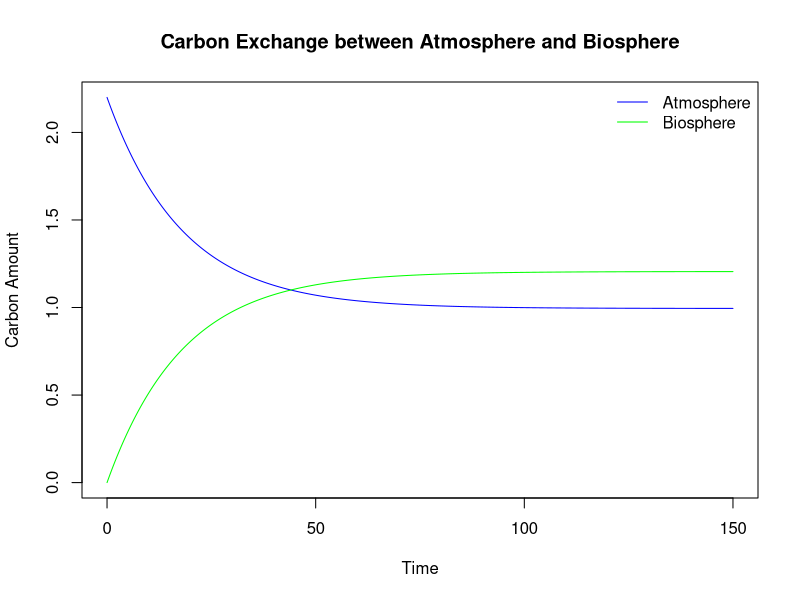
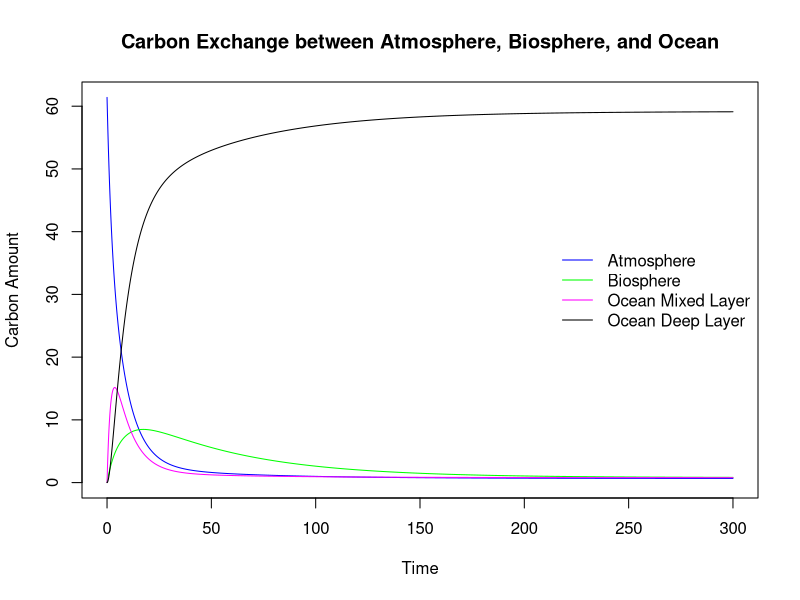
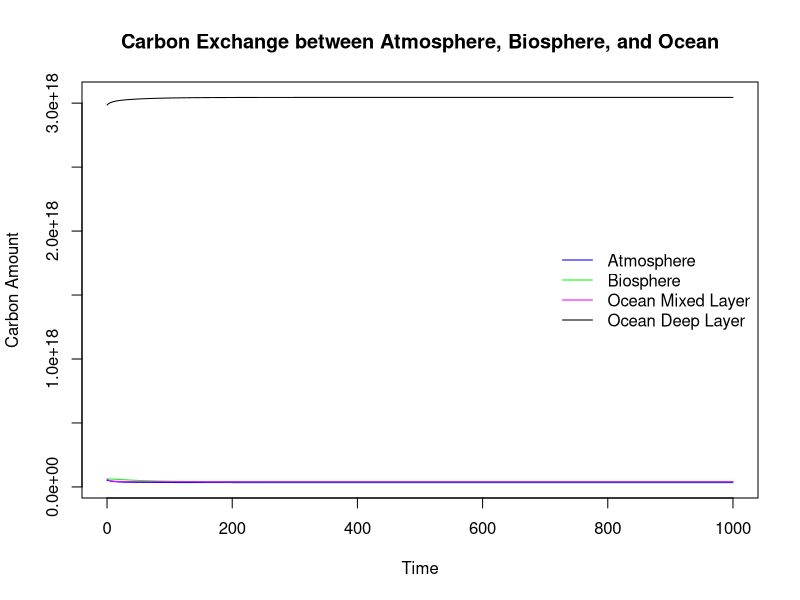

Here is the R script that generated these plots, in order:
## ---- chunk 1

# Reference: 
# Sawyer, J. S. 1972. “Man-Made Carbon Dioxide and the ‘Greenhouse’ Effect.” Nature 239 (5366): 23–26.

# Install and load the deSolve package
# install.packages("deSolve")
library(deSolve)

# Define the box model function
carbon_model <- function(time, state, parameters) {
  with(as.list(c(state, parameters)), {
    
    # Parameters
    k_ab <- 1/33  # Transfer rate from atmosphere to biosphere measured in yr-1
    k_ba <- 1/40 # Transfer rate from biosphere to atmosphere measured in yr-1
    
    # ODEs: Flux = sources minus sinks
    dA_dt <- k_ba * B - k_ab * A
    dB_dt <- k_ab * A - k_ba * B

    # Return the derivatives
    return(list(c(dA_dt, dB_dt)))
  })
}

# Initial state
Af <- 1
Bf <- 1.2 * Af

# Let's put all the carbon into the atmosphere
A <- Af + Bf
B <- 0

initial_state <- c(A = A, B = B)

# Time points for simulation
times <- seq(0, 150, by = 0.1)

# Parameters (not used in this simple example)
parameters <- list()

# Solve the ODEs
output <- ode(y = initial_state, times = times, func = carbon_model, parms = parameters)

output <- data.frame(output)

# Plot the results
matplot(output$time, output[, c("A", "B")], type = "l", lty = 1, col = c("blue", "green"),
        xlab = "Time", ylab = "Carbon Amount",
        main = "Carbon Exchange between Atmosphere and Biosphere")

legend("topright", legend = c("Atmosphere", "Biosphere"), col = c("blue", "green"), lty = 1, bty = "n")

## ---- chunk 2

# Reference: 
# Sawyer, J. S. 1972. “Man-Made Carbon Dioxide and the ‘Greenhouse’ Effect.” Nature 239 (5366): 23–26.

# Install and load the deSolve package
# install.packages("deSolve")
library(deSolve)

# Define the box model function
carbon_model <- function(time, state, parameters) {
  with(as.list(c(state, parameters)), {
    
    # Parameters
    k_ab <- 1/33  # Transfer rate from atmosphere to biosphere measured in yr-1
    k_ba <- 1/40 # Transfer rate from biosphere to atmosphere measured in yr-1
    k_am <- 1/5 
    k_ma <- 1/6
    k_md <- 1/4
    k_dm <- 1/300
    
    # ODEs: Flux = sources minus sinks
    dA_dt <- k_ba * B + k_ma * M - k_ab * A - k_am * A
    dB_dt <- k_ab * A - k_ba * B
    dM_dt <- k_am * A + k_dm * D - k_ma * M - k_md * M
    dD_dt <- k_md * M - k_dm * D

    # Return the derivatives
    return(list(c(dA_dt, dB_dt, dM_dt, dD_dt)))
  })
}

# Initial state

# The pool size is estimated by Craig

Af <- 1 
Bf <- 1.2 * Af
Mf <- 1.2 * Af
Df <- 58 * Af

A <- Af + Bf + Mf + Df
B <- 0
M <- 0
D <- 0

initial_state <- c(A = A, B = B, M = M, D = D)

# Time points for simulation
times <- seq(0, 300, by = 0.1)

# Parameters (not used in this simple example)
parameters <- list()

# Solve the ODEs
output <- ode(y = initial_state, times = times, func = carbon_model, parms = parameters)

output <- data.frame(output)

# Plot the results
matplot(output$time, output[, c("A", "B", "M", "D")], type = "l", lty = 1, col = c("blue", "green", "magenta", "black"),
        xlab = "Time", ylab = "Carbon Amount",
        main = "Carbon Exchange between Atmosphere, Biosphere, and Ocean")

legend("right", legend = c("Atmosphere", "Biosphere", "Ocean Mixed Layer", "Ocean Deep Layer"), col = c("blue", "green", "magenta", "black"), lty = 1, bty = "n")

## ---- chunk 3

# Reference: 
# Sawyer, J. S. 1972. “Man-Made Carbon Dioxide and the ‘Greenhouse’ Effect.” Nature 239 (5366): 23–26.

# Install and load the deSolve package
# install.packages("deSolve")
library(deSolve)

# Define the box model function
carbon_model <- function(time, state, parameters) {
  with(as.list(c(state, parameters)), {
    
    # Parameters
    k_ab <- 1/33  # Transfer rate from atmosphere to biosphere measured in yr-1
    k_ba <- 1/40 # Transfer rate from biosphere to atmosphere measured in yr-1
    k_am <- 1/5 
    k_ma <- 1/6
    k_md <- 1/4
    k_dm <- 1/300
    
    # ODEs: Flux = sources minus sinks
    dA_dt <- k_ba * B + k_ma * M - k_ab * A - k_am * A + N
    dB_dt <- k_ab * A - k_ba * B
    dM_dt <- k_am * A + k_dm * D - k_ma * M - k_md * M
    dD_dt <- k_md * M - k_dm * D

    # Return the derivatives
    return(list(c(dA_dt, dB_dt, dM_dt, dD_dt)))
  })
}

# Initial state

# Convert current annual emissions from Gt to mol
emissions <- 36.8 # current CO2 emissions:Gt
emissions <- emissions * 10^9 * 10^6 # g CO2
molarMassCO2 <- 44.01 # g/mol
emissions <- emissions / molarMassCO2

N <- emissions

N <- 0

A <- 51 * 10^15
B <- 62.2 * 10^15
M <- 61.7 * 10^15
D <- 2985.4 * 10^15


A + B + M + D

initial_state <- c(A = A, B = B, M = M, D = D)

# Time points for simulation
times <- seq(0, 1000, by = 1)

# Parameters (not used in this simple example)
parameters <- list()

# Solve the ODEs
output <- ode(y = initial_state, times = times, func = carbon_model, parms = parameters)

output <- data.frame(output)

# Plot the results
matplot(output$time, output[, c("A", "B", "M", "D")], type = "l", lty = 1, col = c("blue", "green", "magenta", "black"),
        xlab = "Time", ylab = "Carbon Amount",
        main = "Carbon Exchange between Atmosphere, Biosphere, and Ocean")

legend("right", legend = c("Atmosphere", "Biosphere", "Ocean Mixed Layer", "Ocean Deep Layer"), col = c("blue", "green", "magenta", "black"), lty = 1, bty = "n")
